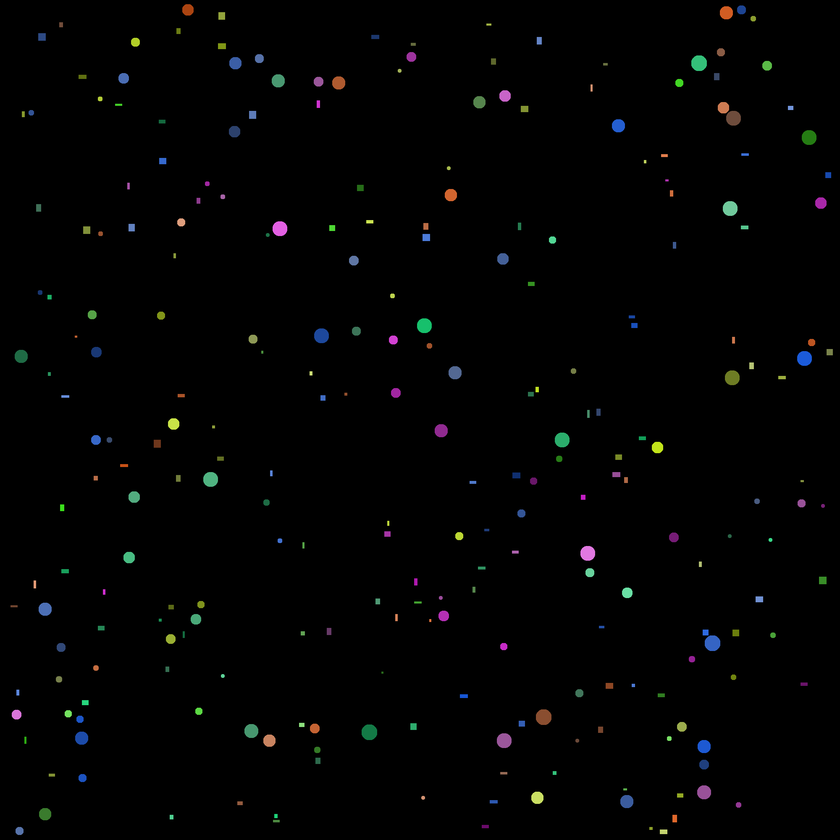
#> input picture count_hues/balls_and_rects.png, 840 x 840 px, shrunk from 2000 x 2000 before the run
$ python main.py
#> lines starting #> are read from the running program, lines starting #| are printed output that depends on the picture; after the words box and inside, x2 and y2 are one past the last pixel; in counts of white or black regions, pixels touching at a corner belong together
from skimage.measure import regionprops
import matplotlib.pyplot as plt
from scipy.ndimage import label
import numpy as np
import cv2

image = cv2.imread("balls_and_rects.png")
#> image is the input picture: shape (840, 840, 3); mean B, G, R 2.3, 2.4, 2.1
hsv = cv2.cvtColor(image, cv2.COLOR_BGR2HSV_FULL)
#> hsv: shape (840, 840, 3); mean H, S, V 3.8, 6, 3.3
hue = hsv[:, :, 0]
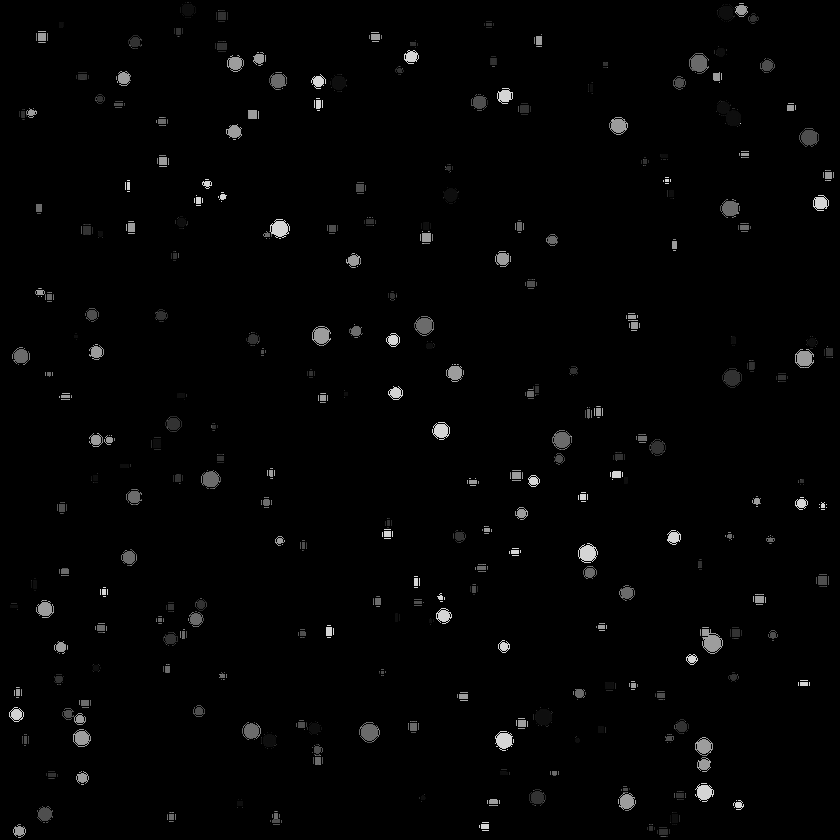
#> hue: shape (840, 840); min 0, max 213, mean 3.8
val = hsv[:, :, 2]
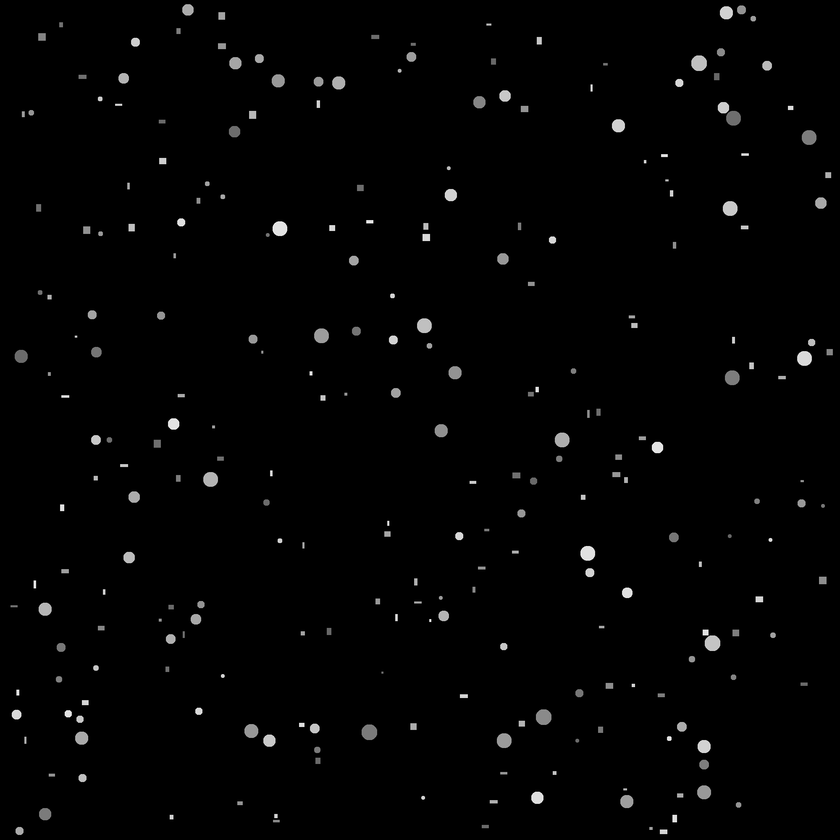
#> val: shape (840, 840); min 0, max 255, mean 3.3

field, count = label(val)
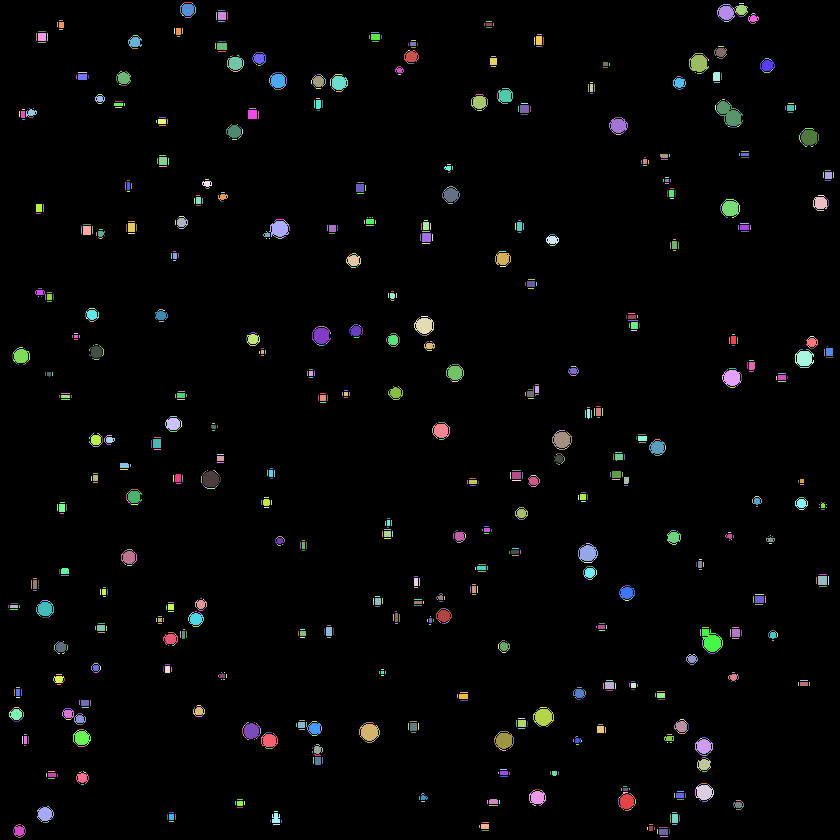
#> field: shape (840, 840) int32; 2066 distinct labels, from 0 to 2065; one colour per label, 0 black
#> count = 2065
regions = regionprops(field)
#> regions = 2065 regions; largest, box (x1, y1, x2, y2) and area: (716, 101, 743, 126) 374, (702, 629, 722, 652) 307, (533, 709, 554, 726) 258, (689, 55, 709, 72) 251, (360, 724, 379, 741) 243

rect = []
circ = []

# Разделить на квадраты и неквадраты
for region in regions:
	if region.area == region.area_bbox:
		rect.append(region.centroid)
	else:
		circ.append(region.centroid)
#> after the loop, circ = 145 pairs, first value 9.16 to 830.5, second value 15.44 to 822.5; rect = 1920 pairs, first value 2 to 837, second value 8 to 833
#| 2065 shapes total.
#| 1920 rects total; hues:

# Разделить на классы оттенков
def print_hue_hist(hue, pts):
	hues = []

	for r, c in pts:
		r = round(r)
		c = round(c)

		hues.append(hue[r][c])
#> this loop made 1920 passes
#> (r, c) on passes 1 to 3: (2, 188), (3, 183), (3, 192)
#> after the loop, hues = 1920 values, max 213 at index 98, min 0 at index 1, mean 100.6

	bins = np.bincount(hues)
#> bins = 214 values, max 280 at index 0, min 0 at index 1, mean 8.97

	# При неоднозначности оттенка выбрать тот, в сторону которого перевес сильнее
	for i in range(1, bins.shape[0]):
		if bins[i-1] and bins[i]:
			if bins[i-1] > bins[i]:
				bins[i-1] += bins[i]
				bins[i] = 0
			else:
				bins[i] += bins[i-1]
				bins[i-1] = 0

	# print(bins)

	print("Hue\tCount")

	for i, v in enumerate(bins):
		if v > 0:
			print(f"{i}\t{v}")
#> this loop made 214 passes
#> v on passes 1 to 3: 280, 0, 0
#| 0	280
#| 14	28
#| 21	63
#| 43	262
#| 50	28
#| 57	11
#| 64	51
#| 71	5
#> (further printed lines are left out)

print(count, "shapes total.")
print()

print(len(rect), "rects total; hues:")
print_hue_hist(hue, rect)

print()

print(len(circ), "circles total; hues:")
#| 145 circles total; hues:
print_hue_hist(hue, circ)
#> the loop in print_hue_hist (call 2), `for r, c in pts:` made 145 passes
#> (r, c) on passes 1 to 12: (9, 187), (9, 741), (12, 725), (15, 182), (18, 753), (42, 135), (52, 720), (56, 411), (58, 259), (63, 698), (63, 235), (65, 767)
#> the loop in print_hue_hist (call 2), `for i, v in enumerate(bins):` made 214 passes
#> v on passes 1 to 3: 1, 0, 0
#| 0	1
#| 14	19
#| 43	1
#| 50	23
#| 78	12
#| 85	4
#| 107	27
#| 109	1
#> (further printed lines are left out)

plt.imshow(val.T)
plt.scatter(*np.array(rect).T)
plt.scatter(*np.array(circ).T)
plt.show()
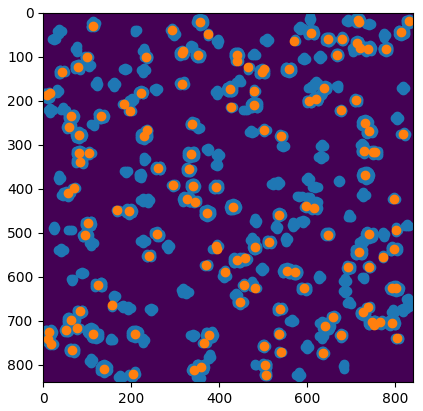
#> figure drawn by matplotlib, 1 panel
